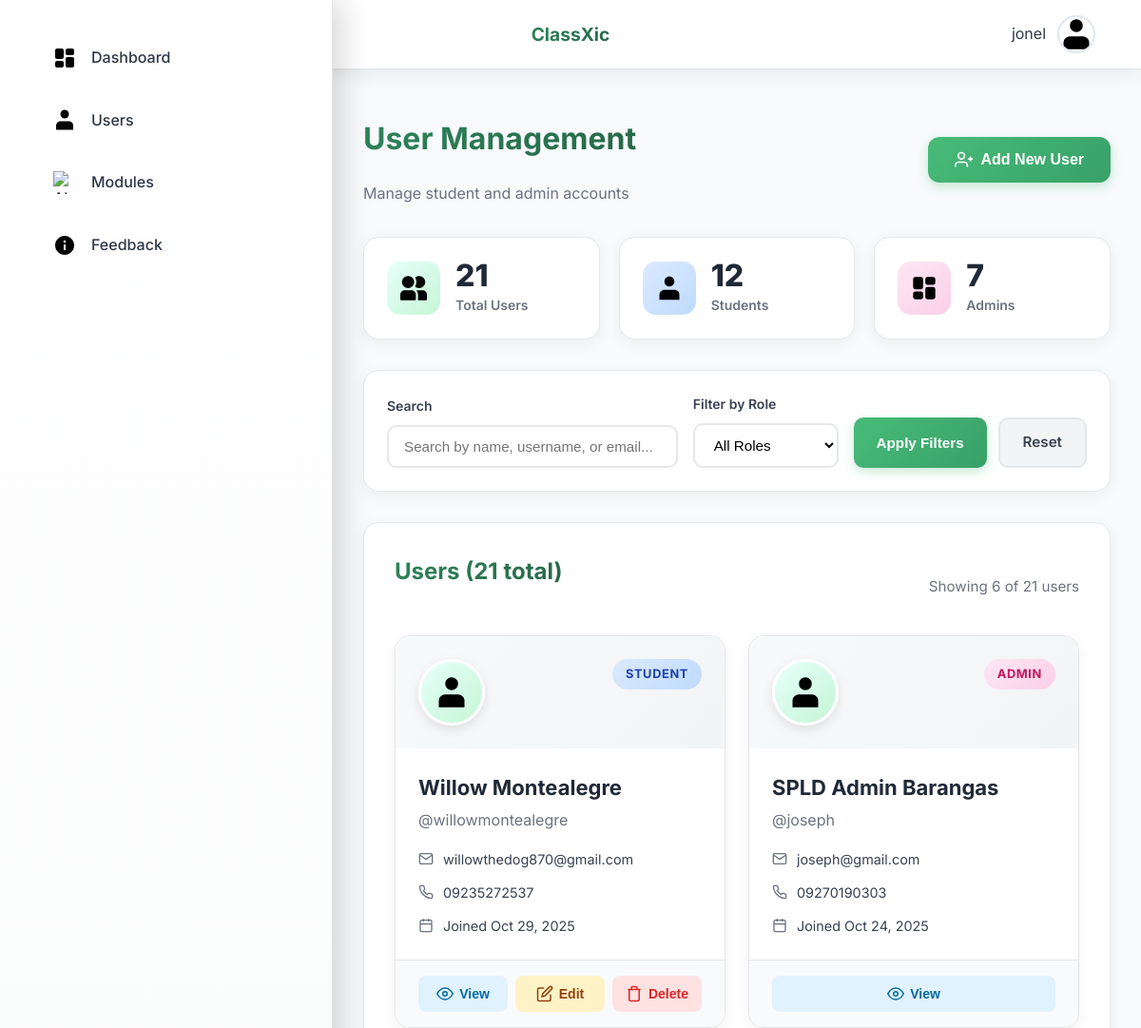
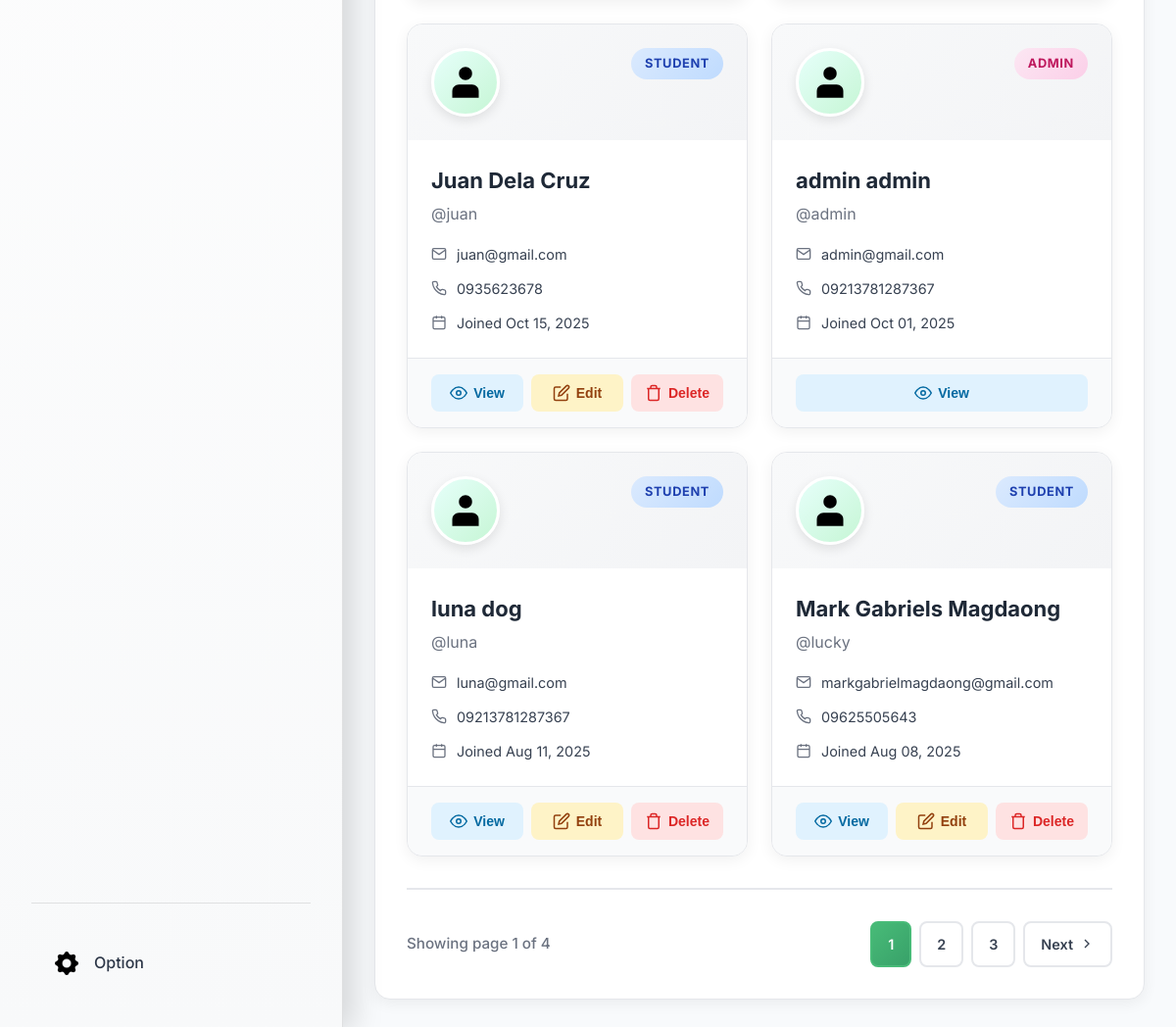
Screenshot of /admin_users.php (signed in) with the database file from the repository (2 pictures, top to bottom).
### tables this page shows
CREATE TABLE `users` (
  `user_id` int(11) NOT NULL,
  `username` varchar(50) NOT NULL,
  `role` enum('student','admin') NOT NULL,
  `first_name` varchar(50) NOT NULL,
  `last_name` varchar(50) NOT NULL,
  `email` varchar(100) NOT NULL,
  `password_hash` varchar(255) NOT NULL,
  `contact_number` varchar(20) DEFAULT NULL,
  `address` text DEFAULT NULL,
  `date_of_birth` date DEFAULT NULL,
  `created_at` timestamp NOT NULL DEFAULT current_timestamp()
);

### admin_users.php (the view, shortened to what this page needs)
<?php
include "myconnector.php";
$search_query = isset($_GET['search']) ? $_GET['search'] : '';
$page = isset($_GET['page']) ? (int)$_GET['page'] : 1;
$per_page = 6;
$offset = ($page - 1) * $per_page;
$where_conditions = [];
$params = [];
$types = "";
$where_clause = !empty($where_conditions) ? "WHERE " . implode(" AND ", $where_conditions) : "";
$count_query = "SELECT COUNT(*) as total FROM users {$where_clause}";
$total_users = 0;
if (!empty($where_clause)) {
	$count_stmt = $conn->prepare($count_query);
	if (!empty($params)) {
		$count_stmt->bind_param($types, ...$params);
	}
	$count_stmt->execute();
	$count_result = $count_stmt->get_result();
	$total_users = $count_result->fetch_assoc()['total'];
	$count_stmt->close();
} else {
	$count_result = mysqli_query($conn, $count_query);
	$total_users = mysqli_fetch_assoc($count_result)['total'];
}
$users_query = "SELECT user_id, username, role, first_name, last_name, email,
                contact_number, address, date_of_birth, created_at
                FROM users
                {$where_clause}
                ORDER BY created_at DESC
                LIMIT {$per_page} OFFSET {$offset}";
$users_list = [];
if (!empty($where_clause)) {
	$stmt = $conn->prepare($users_query);
	if (!empty($params)) {
		$stmt->bind_param($types, ...$params);
	}
	$stmt->execute();
	$users_result = $stmt->get_result();
	while ($row = $users_result->fetch_assoc()) {
		$users_list[] = $row;
	}
	$stmt->close();
} else {
	$users_result = mysqli_query($conn, $users_query);
	if ($users_result) {
		while ($row = mysqli_fetch_assoc($users_result)) {
			$users_list[] = $row;
		}
	}
}
$total_pages = ceil($total_users / $per_page);
$stats_query = "SELECT
                COUNT(*) as total,
                SUM(CASE WHEN role = 'student' THEN 1 ELSE 0 END) as students,
                SUM(CASE WHEN role = 'admin' THEN 1 ELSE 0 END) as admins
                FROM users";
$stats_result = mysqli_query($conn, $stats_query);
$stats = mysqli_fetch_assoc($stats_result);
?>
<!DOCTYPE html>
<html lang="en">
<head>
	<link rel="stylesheet" href="css/modules.css">
	<link rel="stylesheet" href="css/admin.css">
	<link rel="stylesheet" href="css/admin_users.css">
</head>
<body>
	<nav class="navbar">
		<div class="burger-menu" onclick="toggleSidebar()">
			<div></div>
			<div></div>
			<div></div>
		</div>
		<div class="nav-center">ClassXic</div>
		<div class="user-info">
			<span><?php echo htmlspecialchars($_SESSION['username'] ?? 'Admin'); ?></span>
			<img src="Images/user-svgrepo-com.svg" alt="User Icon">
		</div>
	</nav>
	<div class="sidebar" id="sidebar">
		<div class="sidebar-content">
			<ul class="sidebar-nav">
				<li><a href="admin.php"><img src="Images/dashboard-svgrepo-com.svg" alt="Home Icon">Dashboard</a></li>
				<li><a href="admin_users.php" class="active"><img src="Images/user-svgrepo-com.svg" alt="Features Icon">Users</a></li>
				<li><a href="admin_modules.php"><img src="Images/book-svgrepo-com.svg" alt="About-Us Icon">Modules</a></li>
				<li><a href="admin_feedback.php"><img src="Images/about-filled-svgrepo-com.svg" alt="Feedback Icon">Feedback</a></li>
			</ul>
			<div class="sidebar-bottom">
				<ul class="sidebar-options">
					<li>
						<a href="#" class="dropdown-toggle"><img src="Images/option.png" alt="Option Icon">Option</a>
					</li>
				</ul>
			</div>
		</div>
	</div>
	<main class="main-content">
		<div class="users-wrapper">
			<div class="page-header">
				<div>
					<h1 class="page-title">User Management</h1>
					<p class="page-subtitle">Manage student and admin accounts</p>
				</div>
				<button class="btn-add-user" onclick="openAddUserModal()">
					<svg width="20" height="20" viewBox="0 0 24 24" fill="none" stroke="currentColor" stroke-width="2">
						<path d="M16 21v-2a4 4 0 0 0-4-4H5a4 4 0 0 0-4 4v2"></path>
						<circle cx="8.5" cy="7" r="4"></circle>
						<line x1="20" y1="8" x2="20" y2="14"></line>
						<line x1="23" y1="11" x2="17" y2="11"></line>
					</svg>
					Add New User
				</button>
			</div>
			<div class="stats-row">
				<div class="stat-box">
					<div class="stat-box-icon total">
						<img src="Images/users-svgrepo-com.svg" alt="Total">
					</div>
					<div class="stat-box-content">
						<div class="stat-box-number"><?php echo $stats['total']; ?></div>
						<div class="stat-box-label">Total Users</div>
					</div>
				</div>
				<div class="stat-box">
					<div class="stat-box-icon students">
						<img src="Images/user-svgrepo-com.svg" alt="Students">
					</div>
					<div class="stat-box-content">
						<div class="stat-box-number"><?php echo $stats['students']; ?></div>
						<div class="stat-box-label">Students</div>
					</div>
				</div>
				<div class="stat-box">
					<div class="stat-box-icon admins">
						<img src="Images/dashboard-svgrepo-com.svg" alt="Admins">
					</div>
					<div class="stat-box-content">
						<div class="stat-box-number"><?php echo $stats['admins']; ?></div>
						<div class="stat-box-label">Admins</div>
					</div>
				</div>
			</div>
			<div class="filters-card">
				<form method="GET" action="admin_users.php" class="filters-form" id="filterForm">
					<div class="filter-group">
						<label for="search">Search</label>
						<input type="text" id="search" name="search" placeholder="Search by name, username, or email..." value="<?php echo htmlspecialchars($search_query); ?>">
					</div>
					<div class="filter-group">
						<label for="role">Filter by Role</label>
						<select id="role" name="role">
							<option value="">All Roles</option>
						</select>
					</div>
					<div class="filter-actions">
						<button type="submit" class="btn-filter">Apply Filters</button>
						<a href="admin_users.php" class="btn-reset">Reset</a>
					</div>
				</form>
			</div>
			<div class="users-list-section">
				<div class="section-header">
					<h2 class="section-title">Users (<?php echo $total_users; ?> total)</h2>
					<p class="section-subtitle">Showing <?php echo count($users_list); ?> of <?php echo $total_users; ?> users</p>
				</div>
				<?php if (count($users_list) > 0): ?>
					<div class="users-grid">
						<?php foreach ($users_list as $user): ?>
							<div class="user-card" data-user-id="<?php echo $user['user_id']; ?>">
								<div class="user-card-header">
									<div class="user-avatar-large">
										<img src="Images/user-svgrepo-com.svg" alt="User">
									</div>
									<div class="user-badges">
										<span class="badge badge-<?php echo $user['role']; ?>">
											<?php echo ucfirst($user['role']); ?>
										</span>
									</div>
								</div>
								<div class="user-card-body">
									<h3 class="user-card-name">
										<?php
											$name = trim($user['first_name'] . ' ' . $user['last_name']);
											echo htmlspecialchars($name ?: $user['username']);
										?>
									</h3>
									<p class="user-card-username">@<?php echo htmlspecialchars($user['username']); ?></p>
									<div class="user-card-info">
										<div class="info-item">
											<svg width="16" height="16" viewBox="0 0 24 24" fill="none" stroke="currentColor" stroke-width="2">
												<path d="M4 4h16c1.1 0 2 .9 2 2v12c0 1.1-.9 2-2 2H4c-1.1 0-2-.9-2-2V6c0-1.1.9-2 2-2z"></path>
												<polyline points="22,6 12,13 2,6"></polyline>
											</svg>
											<span><?php echo htmlspecialchars($user['email']); ?></span>
										</div>
										<?php if (!empty($user['contact_number'])): ?>
											<div class="info-item">
												<span><?php echo htmlspecialchars($user['contact_number']); ?></span>
											</div>
										<?php endif; ?>
										<div class="info-item">
											<svg width="16" height="16" viewBox="0 0 24 24" fill="none" stroke="currentColor" stroke-width="2">
												<rect x="3" y="4" width="18" height="18" rx="2" ry="2"></rect>
												<line x1="16" y1="2" x2="16" y2="6"></line>
												<line x1="8" y1="2" x2="8" y2="6"></line>
												<line x1="3" y1="10" x2="21" y2="10"></line>
											</svg>
											<span>Joined <?php echo date('M d, Y', strtotime($user['created_at'])); ?></span>
										</div>
									</div>
								</div>
								<div class="user-card-actions">
									<button class="btn-action-card btn-view" onclick="viewUser(<?php echo $user['user_id']; ?>)" title="View Details">
										<svg width="18" height="18" viewBox="0 0 24 24" fill="none" stroke="currentColor" stroke-width="2">
											<path d="M1 12s4-8 11-8 11 8 11 8-4 8-11 8-11-8-11-8z"></path>
											<circle cx="12" cy="12" r="3"></circle>
										</svg>
										View
									</button>
									<?php if ($user['role'] !== 'admin'): ?>
										<button class="btn-action-card btn-edit" onclick="editUser(<?php echo $user['user_id']; ?>)" title="Edit User">
											<svg width="18" height="18" viewBox="0 0 24 24" fill="none" stroke="currentColor" stroke-width="2">
												<path d="M11 4H4a2 2 0 0 0-2 2v14a2 2 0 0 0 2 2h14a2 2 0 0 0 2-2v-7"></path>
												<path d="M18.5 2.5a2.121 2.121 0 0 1 3 3L12 15l-4 1 1-4 9.5-9.5z"></path>
											</svg>
											Edit
										</button>
									<?php endif; ?>
									<?php if ($user['role'] === 'student' && $user['user_id'] != $_SESSION['user_id']): ?>
										<button class="btn-action-card btn-delete" onclick="deleteUser(<?php echo $user['user_id']; ?>)" title="Delete User">
											<svg width="18" height="18" viewBox="0 0 24 24" fill="none" stroke="currentColor" stroke-width="2">
												<polyline points="3 6 5 6 21 6"></polyline>
												<path d="M19 6v14a2 2 0 0 1-2 2H7a2 2 0 0 1-2-2V6m3 0V4a2 2 0 0 1 2-2h4a2 2 0 0 1 2 2v2"></path>
											</svg>
											Delete
										</button>
									<?php endif; ?>
								</div>
							</div>
						<?php endforeach; ?>
					</div>
					<?php if ($total_pages > 1): ?>
						<div class="pagination-container">
							<div class="pagination-info">
								Showing page <?php echo $page; ?> of <?php echo $total_pages; ?>
							</div>
							<div class="pagination">
								<?php
								$start_page = max(1, $page - 2);
								$end_page = min($total_pages, $page + 2);
								for ($i = $start_page; $i <= $end_page; $i++):
								?>
									<a href="?<?php echo http_build_query(array_merge($_GET, ['page' => $i])); ?>"
									   class="pagination-btn <?php echo $i == $page ? 'active' : ''; ?>">
										<?php echo $i; ?>
									</a>
								<?php endfor; ?>
								<?php if ($page < $total_pages): ?>
									<a href="?<?php echo http_build_query(array_merge($_GET, ['page' => $page + 1])); ?>" class="pagination-btn">
										Next
										<svg width="16" height="16" viewBox="0 0 24 24" fill="none" stroke="currentColor" stroke-width="2">
											<polyline points="9 18 15 12 9 6"></polyline>
										</svg>
									</a>
								<?php endif; ?>
							</div>
						</div>
					<?php endif; ?>
				<?php endif; ?>
			</div>
		</div>
	</main>
</body>
</html>

### css/modules.css (style rules this page uses)
* { margin: 0; padding: 0; box-sizing: border-box; }
:root { --font-size: 16px; --line-height: 1.6; }
body { font-family: 'OpenDyslexic', -apple-system, BlinkMacSystemFont, 'Segoe UI', Roboto, sans-serif; background: linear-gradient(135deg, #f8f9fa 0%, #e9ecef 100%); color: #2d3748; line-height: var(--line-height); font-size: var(--font-size); overflow-x: hidden; }
.navbar { position: fixed; top: 0; left: 0; width: 100%; display: flex; align-items: center; justify-content: space-between; padding: 1rem 2rem; background: rgba(255, 255, 255, 0.95); backdrop-filter: blur(20px); border-bottom: 1px solid rgba(0, 0, 0, 0.1); z-index: 1000; box-shadow: 0 4px 20px rgba(0, 0, 0, 0.08); }
.burger-menu { display: flex; flex-direction: column; cursor: pointer; padding: 0.5rem; border-radius: 8px; transition: background-color 0.3s ease; }
.burger-menu div { width: 24px; height: 2px; background: linear-gradient(90deg, #4a5568, #2d3748); margin: 3px 0; border-radius: 2px; transition: transform 0.3s ease; }
.nav-center { position: absolute; left: 50%; transform: translateX(-50%); font-size: calc(var(--font-size, 16px) * 1.2) !important; font-weight: 700; background: linear-gradient(135deg, #2f855a 0%, #276749 100%); -webkit-background-clip: text; -webkit-text-fill-color: transparent; background-clip: text; }
.user-info { display: flex; align-items: center; gap: 0.75rem; margin-right: 1rem; position: relative; }
.user-info img { width: 40px; height: 40px; border-radius: 50%; border: 2px solid #e2e8f0; transition: transform 0.3s ease; }
.sidebar { position: fixed; top: 0; left: 0; width: 350px; height: 100%; background: linear-gradient(180deg, #ffffff 0%, #f8f9fa 100%); padding: 2rem; box-shadow: 10px 0 30px rgba(0, 0, 0, 0.15); transition: left 0.4s cubic-bezier(0.4, 0, 0.2, 1); z-index: 10000; overflow-y: auto; border-right: 1px solid rgba(0, 0, 0, 0.1); }
.sidebar-content { display: flex; flex-direction: column; height: 100%; }
.sidebar-nav { list-style: none; padding: 0; margin: 0; flex: 1; }
.sidebar-bottom { margin-top: auto; padding-top: 2rem; border-top: 1px solid rgba(0, 0, 0, 0.1); position: relative; }
.sidebar-options { list-style: none; padding: 0; margin: 0; }
.sidebar-options li { position: relative; }
.sidebar ul li { margin-bottom: 0.5rem; }
.sidebar ul li a { display: flex; align-items: center; gap: 1rem; padding: 1rem 1.5rem; color: #2d3748; text-decoration: none; border-radius: 12px; transition: all 0.3s ease; font-weight: 500; position: relative; overflow: hidden; }
.sidebar ul li a::before { content: ''; position: absolute; top: 0; left: -100%; width: 100%; height: 100%; background: linear-gradient(135deg, #48bb78 0%, #38a169 100%); transition: left 0.3s ease; z-index: -1; }
.sidebar ul li a img { width: 24px; height: 24px; transition: transform 0.3s ease; }
.main-content { margin-left: 350px; padding: 120px 3rem 3rem; min-height: 100vh; transition: margin-left 0.4s cubic-bezier(0.4, 0, 0.2, 1); background: linear-gradient(135deg, #f8fafc 0%, #e2e8f0 100%); }
@media (max-width: 1200px) { .main-content { padding: 120px 2rem 2rem; } }

### rows the page displays
users: role "STUDENT", first_name+last_name "Willow Montealegre", username "willowmontealegre", email "willowthedog870@gmail.com", contact_number "09235272537", created_at "Oct 29, 2025"
users: role "ADMIN", first_name+last_name "SPLD Admin Barangas", username "joseph", email "joseph@gmail.com", contact_number "09270190303", created_at "Oct 24, 2025"
users: role "STUDENT", first_name+last_name "Juan Dela Cruz", username "juan", email "juan@gmail.com", contact_number "0935623678", created_at "Oct 15, 2025"
users: role "ADMIN", first_name+last_name "admin admin", username "admin", email "admin@gmail.com", contact_number "09213781287367", created_at "Oct 01, 2025"
users: role "STUDENT", first_name+last_name "luna dog", username "luna", email "luna@gmail.com", contact_number "09213781287367", created_at "Aug 11, 2025"
users: role "STUDENT", first_name+last_name "Mark Gabriels Magdaong", username "lucky", email "markgabrielmagdaong@gmail.com", contact_number "09625505643", created_at "Aug 08, 2025"

### other values shown
$_SESSION['username'] "jonel"
$stats['total'] "21"
$stats['students'] "12"
$stats['admins'] "7"
$total_users "21"
count($users_list) "6"
$page "1"
$total_pages "4"
